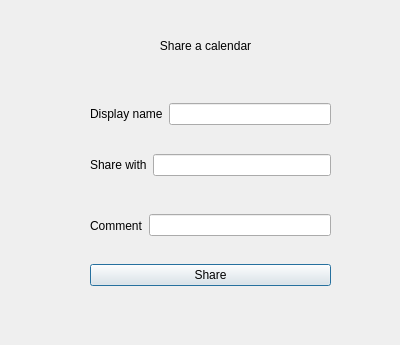
<?xml version="1.0" encoding="UTF-8"?>
<ui version="4.0">
 <class>shareCalendarForm</class>
 <widget class="QDialog" name="shareCalendarForm">
  <property name="geometry">
   <rect>
    <x>0</x>
    <y>0</y>
    <width>400</width>
    <height>345</height>
   </rect>
  </property>
  <property name="windowTitle">
   <string>shareCalendarForm</string>
  </property>
  <widget class="QLabel" name="label">
   <property name="geometry">
    <rect>
     <x>110</x>
     <y>20</y>
     <width>191</width>
     <height>51</height>
    </rect>
   </property>
   <property name="styleSheet">
    <string notr="true">font: 16pt &quot;Sans Serif&quot;;</string>
   </property>
   <property name="text">
    <string>Share a calendar</string>
   </property>
   <property name="alignment">
    <set>Qt::AlignCenter</set>
   </property>
  </widget>
  <widget class="QWidget" name="layoutWidget_2">
   <property name="geometry">
    <rect>
     <x>90</x>
     <y>250</y>
     <width>241</width>
     <height>51</height>
    </rect>
   </property>
   <layout class="QHBoxLayout" name="horizontalLayout">
    <item>
     <widget class="QPushButton" name="shareButton">
      <property name="text">
       <string>Share</string>
      </property>
     </widget>
    </item>
   </layout>
  </widget>
  <widget class="QWidget" name="layoutWidget">
   <property name="geometry">
    <rect>
     <x>90</x>
     <y>200</y>
     <width>241</width>
     <height>51</height>
    </rect>
   </property>
   <layout class="QHBoxLayout" name="horizontalLayout_3">
    <item>
     <widget class="QLabel" name="label_3">
      <property name="styleSheet">
       <string notr="true">font: 12pt &quot;Sans Serif&quot;;</string>
      </property>
      <property name="text">
       <string>Comment</string>
      </property>
     </widget>
    </item>
    <item>
     <widget class="QLineEdit" name="lineEdit_comment">
      <property name="enabled">
       <bool>true</bool>
      </property>
     </widget>
    </item>
   </layout>
  </widget>
  <widget class="QWidget" name="layoutWidget_3">
   <property name="geometry">
    <rect>
     <x>90</x>
     <y>80</y>
     <width>241</width>
     <height>121</height>
    </rect>
   </property>
   <layout class="QVBoxLayout" name="verticalLayout">
    <item>
     <layout class="QHBoxLayout" name="horizontalLayout_5">
      <item>
       <widget class="QLabel" name="label_5">
        <property name="styleSheet">
         <string notr="true">font: 12pt &quot;Sans Serif&quot;;</string>
        </property>
        <property name="text">
         <string>Display name</string>
        </property>
       </widget>
      </item>
      <item>
       <widget class="QLineEdit" name="lineEdit_displayName">
        <property name="enabled">
         <bool>true</bool>
        </property>
       </widget>
      </item>
     </layout>
    </item>
    <item>
     <layout class="QHBoxLayout" name="horizontalLayout_2">
      <item>
       <widget class="QLabel" name="label_2">
        <property name="styleSheet">
         <string notr="true">font: 12pt &quot;Sans Serif&quot;;</string>
        </property>
        <property name="text">
         <string>Share with</string>
        </property>
       </widget>
      </item>
      <item>
       <widget class="QLineEdit" name="lineEdit_mailTo">
        <property name="enabled">
         <bool>true</bool>
        </property>
       </widget>
      </item>
     </layout>
    </item>
   </layout>
  </widget>
 </widget>
 <resources/>
 <connections/>
</ui>
